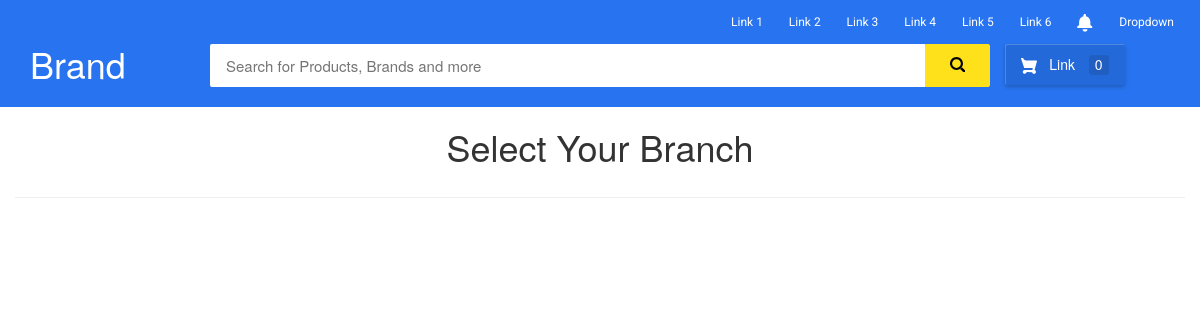
Before: /bank/branch/ with the older database file.
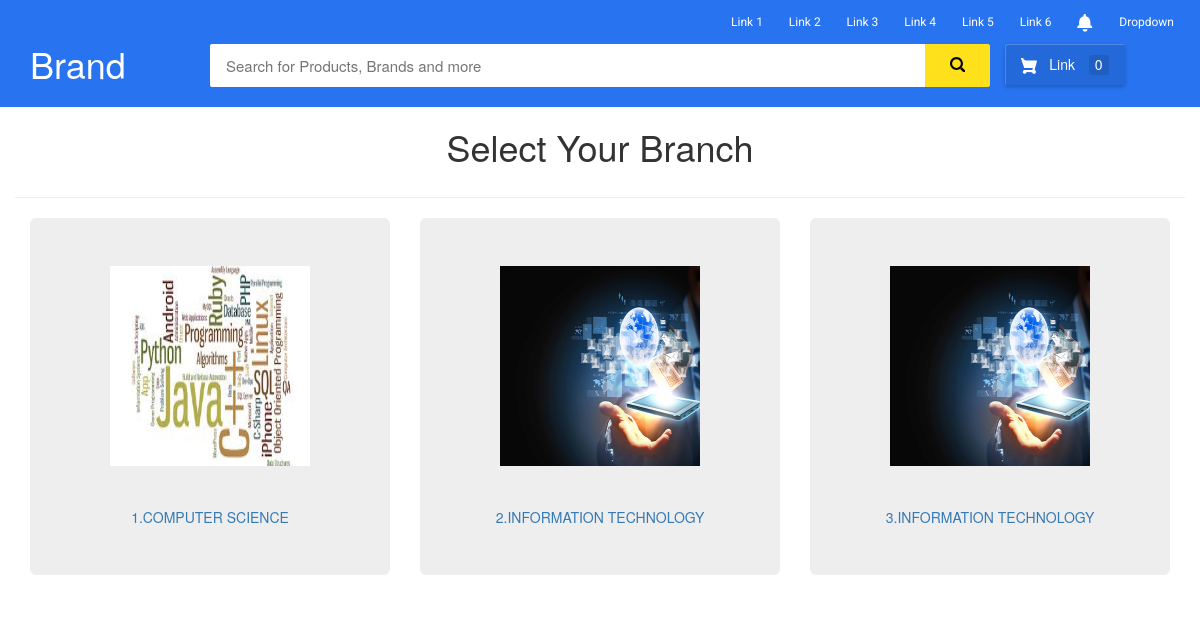
After: the same page with the newer database file.
### bank/models.py (models this page shows, shortened)
class Branch(models.Model):
    branch_name = models.CharField(max_length=30)
    branch_image = models.FileField(default=False, blank=True)

### bank/views.py (the view)
def show_branch(request):
    branch_views = Branch.objects.all()
    subject_views = Subject.objects.all()
    semester_views = Semester.objects.all()
    return render(request, 'bank/branch.html', {'branch_views': branch_views, 'subject_views': subject_views, 'semester_views': semester_views})

### bank/templates/bank/branch.html
{% extends "bank/base.html" %} {% block body %}
<div class="container">
    <center>
        <h1>Select Your Branch</h1></center>
    <div class="row">
        <hr> {% for branch in branch_views %}
        <div class="col-md-4">
            <div class="jumbotron">
                <center>
                    <img src='/media/{{branch.branch_image}}' alt="" style="width:200px;height:200px">
                    <hr>
                    <div>
                        <a href="/bank/semester/{{branch.id}}">{{branch.id}}.{{branch.branch_name}}</a>
                    </div>
                </center>
            </div>
        </div>
        {% endfor %}
    </div>
</div>
{% endblock body %}

Changed rows visible on the page:
added Branch: branch_image (picture), id "1", branch_name "COMPUTER SCIENCE"
added Branch: branch_image (picture), id "2", branch_name "INFORMATION TECHNOLOGY"
added Branch: branch_image (picture), id "3", branch_name "INFORMATION TECHNOLOGY"
